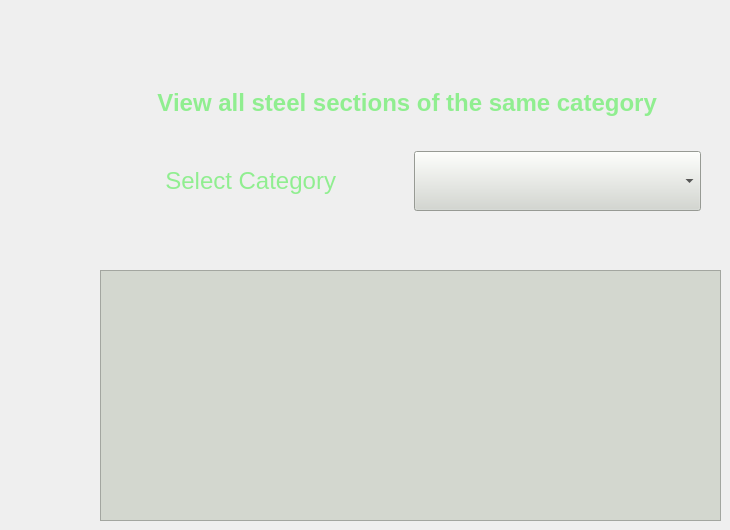
       <widget class="QWidget" name="view_tables_stack">
        <widget class="QWidget" name="layoutWidget">
         <property name="geometry">
          <rect>
           <x>100</x>
           <y>60</y>
           <width>621</width>
           <height>151</height>
          </rect>
         </property>
         <layout class="QVBoxLayout" name="verticalLayout_5">
          <item>
           <widget class="QLabel" name="label_6">
            <property name="font">
             <font>
              <pointsize>18</pointsize>
              <weight>75</weight>
              <bold>true</bold>
             </font>
            </property>
            <property name="styleSheet">
             <string notr="true">color: lightgreen;</string>
            </property>
            <property name="text">
             <string>View all steel sections of the same category </string>
            </property>
            <property name="alignment">
             <set>Qt::AlignCenter</set>
            </property>
            <property name="wordWrap">
             <bool>true</bool>
            </property>
           </widget>
          </item>
          <item>
           <layout class="QHBoxLayout" name="horizontalLayout_3">
            <item>
             <widget class="QLabel" name="label_3">
              <property name="minimumSize">
               <size>
                <width>0</width>
                <height>60</height>
               </size>
              </property>
              <property name="font">
               <font>
                <pointsize>18</pointsize>
               </font>
              </property>
              <property name="styleSheet">
               <string notr="true">color: lightgreen;</string>
              </property>
              <property name="text">
               <string>Select Category </string>
              </property>
              <property name="alignment">
               <set>Qt::AlignCenter</set>
              </property>
             </widget>
            </item>
            <item>
             <widget class="QComboBox" name="view_tables_combobox">
              <property name="minimumSize">
               <size>
                <width>0</width>
                <height>60</height>
               </size>
              </property>
              <property name="font">
               <font>
                <pointsize>18</pointsize>
               </font>
              </property>
              <property name="toolTip">
               <string/>
              </property>
              <property name="styleSheet">
               <string notr="true">background-color : rgb(211, 215, 207);
margin-right: 20px;</string>
              </property>
             </widget>
            </item>
           </layout>
          </item>
         </layout>
        </widget>
        <widget class="QTableWidget" name="view_table_table">
         <property name="geometry">
          <rect>
           <x>100</x>
           <y>270</y>
           <width>621</width>
           <height>251</height>
          </rect>
         </property>
         <property name="styleSheet">
          <string notr="true">background-color :rgb(211, 215, 207);</string>
         </property>
         <property name="sizeAdjustPolicy">
          <enum>QAbstractScrollArea::AdjustToContentsOnFirstShow</enum>
         </property>
         <property name="alternatingRowColors">
          <bool>true</bool>
         </property>
        </widget>
       </widget>
